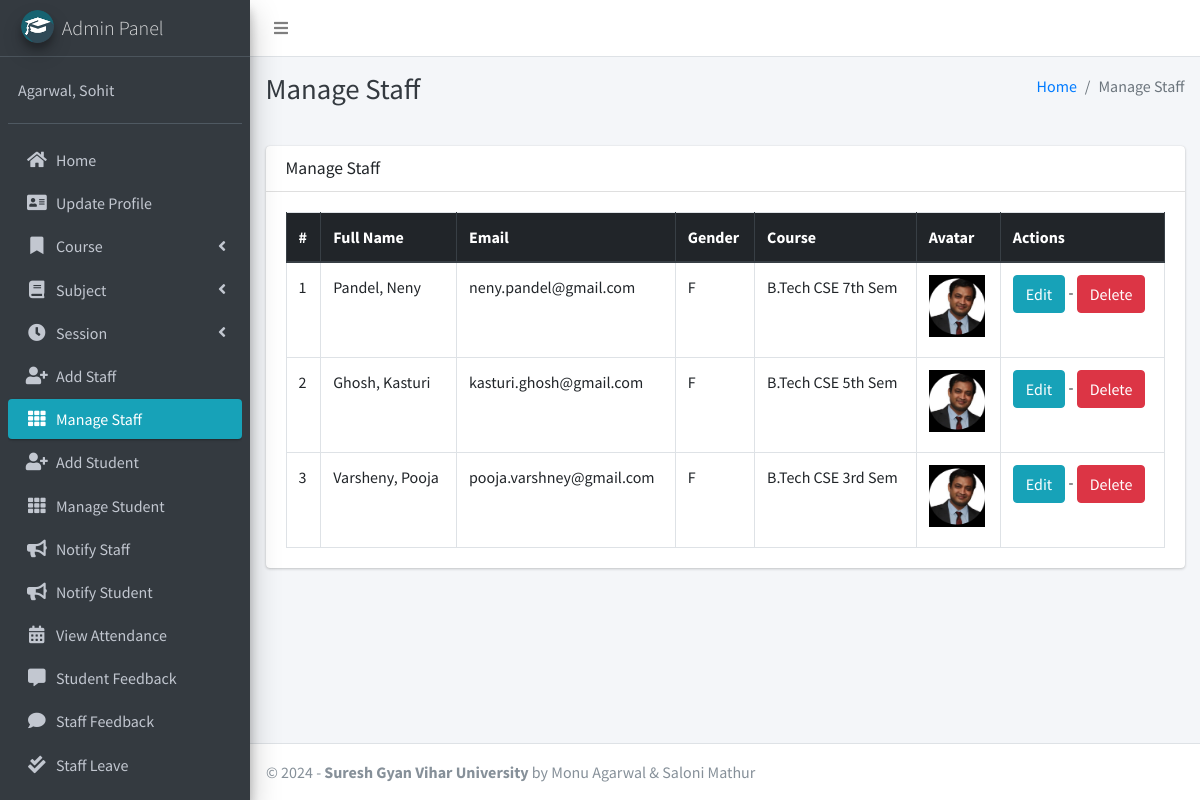
Page /staff/manage/ (signed in) on the committed database.
### main_app/models.py (models this page shows, shortened)
class CustomUser(AbstractUser):
    USER_TYPE = ((1, "HOD"), (2, "Staff"), (3, "Student"))
    GENDER = [("M", "Male"), ("F", "Female")]
    username = None  # Removed username, using email instead
    email = models.EmailField(unique=True)
    user_type = models.CharField(default=1, choices=USER_TYPE, max_length=1)
    gender = models.CharField(max_length=1, choices=GENDER)
    profile_pic = models.ImageField()
    address = models.TextField()
    fcm_token = models.TextField(default="")  # For firebase notifications
    created_at = models.DateTimeField(auto_now_add=True)
    updated_at = models.DateTimeField(auto_now=True)
    USERNAME_FIELD = "email"
    REQUIRED_FIELDS = []
    objects = CustomUserManager()
    def __str__(self):
        return self.last_name + ", " + self.first_name

class Staff(models.Model):
    course = models.ForeignKey(Course, on_delete=models.DO_NOTHING, null=True, blank=False)
    admin = models.OneToOneField(CustomUser, on_delete=models.CASCADE)

class Course(models.Model):
    name = models.CharField(max_length=120)
    created_at = models.DateTimeField(auto_now_add=True)
    updated_at = models.DateTimeField(auto_now=True)

### main_app/hod_views.py (the view)
# urls.py: path("staff/manage/", hod_views.manage_staff, name='manage_staff'),
def manage_staff(request):
    allStaff = CustomUser.objects.filter(user_type=2)
    context = {
        'allStaff': allStaff,
        'page_title': 'Manage Staff'
    }
    return render(request, "hod_template/manage_staff.html", context)

### main_app/templates/hod_template/manage_staff.html
{% extends 'main_app/base.html' %}
{% load static %}
{% block page_title %}{{page_title}}{% endblock page_title %}
{% block content %}
<section class="content">
    <div class="container-fluid">
        <div class="row">
            <div class="col-md-12">
                <div class="card">
                    <div class="card-header">
                        <h3 class="card-title">{{page_title}}</h3>
                    </div>
                    <div class="card-body">
                        <table id="example2" class="table table-bordered table-hover">
                            <thead class="thead-dark">
                                <tr>
                                    <th>#</th>
                                    <th>Full Name</th>
                                    <th>Email</th>
                                    <th>Gender</th>
                                    <th>Course</th>
                                    <th>Avatar</th>
                                    <th>Actions</th>
                                </tr>
                            </thead>
                            <tbody>
                                {% for staff in allStaff %}
                                <tr>
                                    <td>{{ forloop.counter }}</td>
                                    <td>{{staff.last_name}}, {{staff.first_name}}</td>
                                    <td>{{staff.email}}</td>
                                    <td>{{staff.gender}}</td>
                                    <td>{{staff.staff.course.name}}</td>
                                    <td>
                                        {% if staff.profile_pic == ""  %}
                                        No Image
                                        {% else %}
                                        <img class="img img-fluid mb-2" height="56" width="56"
                                            src="{{staff.profile_pic}}" alt="">
                                        {% endif %}
                                    </td>
                                    <td>
                                        <a href="{% url 'edit_staff' staff.staff.id %}" class="btn btn-info">Edit</a> -
                                        <a href="{% url 'delete_staff' staff.staff.id %}" class="btn btn-danger" onclick="return confirm('Are you sure about this ?')">Delete</a>
                                    </td>
                                </tr>
                                {% endfor %}
                            </tbody>
                        </table>
                    </div>
                </div>
            </div>
        </div>
    </div>
</section>
{% endblock content %}

### main_app/templates/main_app/sidebar_template.html (shortened to what this page needs)
{% load static %}
<aside class="main-sidebar sidebar-dark-info elevation-4">
    {% if request.user.user_type == '1' %}
    <a href="{% url 'admin_home' %}" class="brand-link">
        <img src="{% static 'dist/img/cmsl.png' %} " alt="AdminLTE Logo"
            class="brand-image img-circle elevation-3" >
        <span class="brand-text font-weight-light">Admin Panel</span>
    </a>
    <div class="sidebar">
        <div class="user-panel mt-3 pb-3 mb-3 d-flex">
            <div class="info">
                <a href="#" class="d-block">{{user}}</a>
            </div>
        </div>
        <nav class="mt-2">
            <ul class="nav nav-pills nav-sidebar flex-column" data-widget="treeview" role="menu" data-accordion="false">
                <li class="nav-item">
                    {% url 'admin_home' as admin_home %}
                    <a href="{{admin_home}}" class="nav-link {% if admin_home == request.path %} active {% endif %}">
                        <i class="nav-icon fas fa-home"></i>
                        <p>
                            Home
                        </p>
                    </a>
                </li>
                <li class="nav-item">
                    {% url 'admin_view_profile' as admin_view_profile %}
                    <a href="{{admin_view_profile}}"
                        class="nav-link {% if admin_view_profile == request.path %} active {% endif %}">
                        <i class="nav-icon fas fa-address-card"></i>
                        <p>
                            Update Profile
                        </p>
                    </a>
                </li>
                <li class="nav-item has-treeview">
                    <a href="#" class="nav-link">
                        <i class="nav-icon fas fa-bookmark"></i>
                        <p>
                            Course
                            <i class="fas fa-angle-left right"></i>
                        </p>
                    </a>
                </li>
                <li class="nav-item has-treeview">
                    <a href="#" class="nav-link">
                        <i class="nav-icon fas fa-book"></i>
                        <p>
                            Subject
                            <i class="fas fa-angle-left right"></i>
                        </p>
                    </a>
                </li>
                <li class="nav-item has-treeview">
                    <a href="#" class="nav-link">
                        <i class="nav-icon fas fa-clock"></i>
                        <p>
                            Session
                            <i class="fas fa-angle-left right"></i>
                        </p>
                    </a>
                </li>
                <li class="nav-item">
                    {% url 'add_staff' as add_staff %}
                    <a href="{{add_staff}}" class="nav-link {% if add_staff == request.path %} active {% endif %}">
                        <i class="nav-icon fas fa-user-plus"></i>
                        <p>
                            Add Staff
                        </p>
                    </a>
                </li>
                <li class="nav-item">
                    {% url 'manage_staff' as manage_staff %}
                    {% url 'edit_staff' staff_id as edit_staff %}
                    <a href="{{manage_staff}}"
                        class="nav-link {% if manage_staff == request.path or request.path == edit_staff %} active {% endif %}">
                        <i class="nav-icon fas fa-th"></i>
                        <p>
                            Manage Staff
                        </p>
                    </a>
                </li>
                <li class="nav-item">
                    {% url 'add_student' as add_student%}
                    <a href="{{add_student}}" class="nav-link  {% if add_student == request.path %} active {% endif %}">
                        <i class="nav-icon fas fa-user-plus"></i>
                        <p>
                            Add Student
                        </p>
                    </a>
                </li>
                <li class="nav-item">
                    {% url 'manage_student' as manage_student %}
                    {% url 'edit_student' student_id as edit_student %}
                    <a href="{{manage_student}}"
                        class="nav-link  {% if edit_student == request.path or manage_student == request.path %} active {% endif %}">
                        <i class="nav-icon fas fa-th"></i>
                        <p>
                            Manage Student
                        </p>
                    </a>
                </li>
                <li class="nav-item">
                    {% url 'admin_notify_staff' as admin_notify_staff %}
                    <a href="{{admin_notify_staff}}"
                        class="nav-link {% if admin_notify_staff == request.path %} active {% endif %}">
                        <i class="nav-icon fas fa-bullhorn"></i>
                        <p>
                            Notify Staff
                        </p>
                    </a>
                </li>
                <li class="nav-item">
                    {% url 'admin_notify_student' as admin_notify_student %}
                    <a href="{{admin_notify_student}}"
                        class="nav-link {% if admin_notify_student == request.path %} active {% endif %}">
                        <i class="nav-icon fas fa-bullhorn"></i>
                        <p>
                            Notify Student
                        </p>
                    </a>
                </li>
                <li class="nav-item">
                    {% url 'admin_view_attendance' as admin_view_attendance %}
                <li class="nav-item">
                    <a href="{{admin_view_attendance}}"
                        class="nav-link  {% if admin_view_attendance == request.path %} active {% endif %}">
                        <i class="nav-icon fas fa-calendar-alt"></i>
                        <p>
                            View Attendance
                        </p>
                    </a>
                </li>
                <li class="nav-item">
                    {% url 'student_feedback_message' as student_feedback_message %}
                    <a href="{{ student_feedback_message }}"
                        class="nav-link  {% if student_feedback_message == request.path %} active {% endif %}">
                        <i class="nav-icon fas fa-comment-alt"></i>
                        <p>
                            Student Feedback
                        </p>
                    </a>
                </li>
                <li class="nav-item">
                    {% url 'staff_feedback_message' as staff_feedback_message %}
                    <a href="{{staff_feedback_message}}"
                        class="nav-link   {% if staff_feedback_message == request.path %} active {% endif %}">
                        <i class="nav-icon fas fa-comment"></i>
                        <p>
                            Staff Feedback
                        </p>
                    </a>
                </li>
                <li class="nav-item">
                    {% url 'view_staff_leave' as view_staff_leave %}
                    <a href="{{view_staff_leave}}"
                        class="nav-link  {% if view_staff_leave == request.path %} active {% endif %}">
                        <i class="nav-icon fas fa-check-double"></i>
                        <p>
                            Staff Leave
                        </p>
                    </a>
                </li>
                <li class="nav-item">
                    {% url 'view_student_leave' as view_student_leave %}
                    <a href="{% url 'view_student_leave' %}"
                        class="nav-link  {% if view_student_leave == request.path %} active {% endif %}">
                    </a>
                </li>
                                        {% endif %}
                                    </ul>
                                </nav>
                            </div>
</aside>

### rows in the picture
CustomUser: last_name+first_name "Agarwal, Sohit"
CustomUser: last_name "Pandel", first_name "Neny", email "neny.pandel@gmail.com", gender "F", staff.course.name "B.Tech CSE 7th Sem", profile_pic (picture)
CustomUser: last_name "Ghosh", first_name "Kasturi", email "kasturi.ghosh@gmail.com", gender "F", staff.course.name "B.Tech CSE 5th Sem", profile_pic (picture)
CustomUser: last_name "Varsheny", first_name "Pooja", email "pooja.varshney@gmail.com", gender "F", staff.course.name "B.Tech CSE 3rd Sem", profile_pic (picture)

### other values in the picture
{{ page_title }} "Manage Staff"
